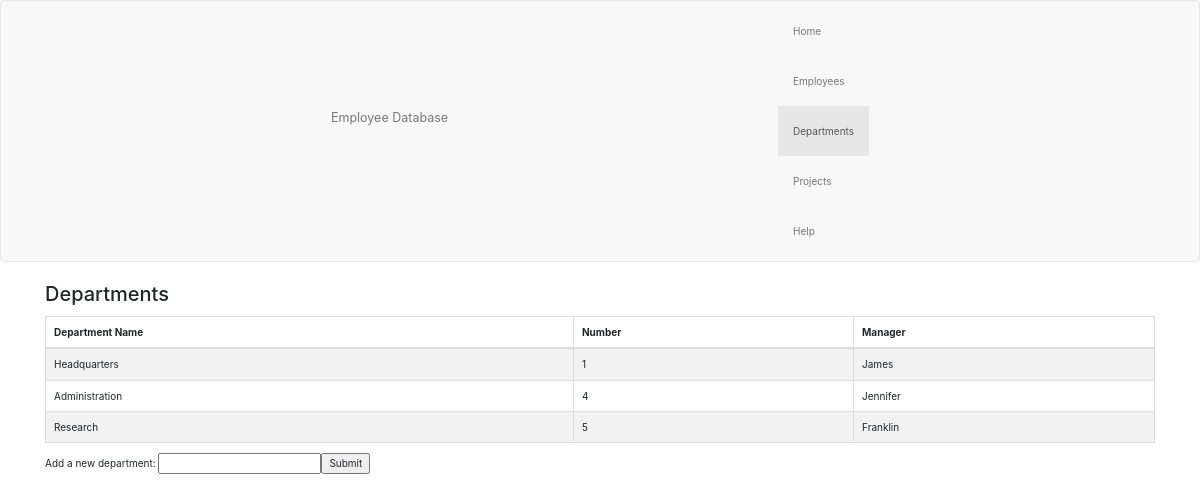
/departments_page.php, run on the app's committed database.
### tables this page shows
CREATE TABLE `department` (
  `dname` char(20) NOT NULL,
  `dnumber` decimal(1,0) NOT NULL,
  `mgrssn` decimal(9,0) NOT NULL,
  `mgrstartdate` date NOT NULL,
  PRIMARY KEY (`dnumber`),
  UNIQUE KEY `dname` (`dname`),
  KEY `depemp` (`mgrssn`),
  CONSTRAINT `depemp` FOREIGN KEY (`mgrssn`) REFERENCES `employee` (`ssn`)
);

CREATE TABLE `employee` (
  `fname` char(10) NOT NULL,
  `lname` char(20) NOT NULL,
  `ssn` decimal(9,0) NOT NULL,
  `bdate` date NOT NULL,
  `address` char(30) NOT NULL,
  `sex` char(1) NOT NULL,
  `salary` decimal(5,0) NOT NULL,
  `superssn` decimal(9,0) DEFAULT NULL,
  `dno` decimal(1,0) NOT NULL,
  PRIMARY KEY (`ssn`),
  KEY `dno` (`dno`),
  KEY `empemp` (`superssn`),
  CONSTRAINT `empemp` FOREIGN KEY (`superssn`) REFERENCES `employee` (`ssn`),
  CONSTRAINT `employee_ibfk_1` FOREIGN KEY (`dno`) REFERENCES `department` (`dnumber`)
);

### departments_page.php (the view, shortened to what this page needs)
<!DOCTYPE html>
<html lang="en">
<head>
  <link rel="stylesheet" href="https://maxcdn.bootstrapcdn.com/bootstrap/3.4.1/css/bootstrap.min.css">
<link href="https://maxcdn.bootstrapcdn.com/bootstrap/4.0.0-alpha.5/css/bootstrap.min.css" rel="stylesheet" />
<link href="https://cdnjs.cloudflare.com/ajax/libs/datatables/1.10.12/css/dataTables.bootstrap4.min.css" rel="stylesheet" />
</head>
<body>
<nav class="navbar navbar-default">
  <div class="container-fluid">
    <div class="navbar-header">
      <a class="navbar-brand" href="employee_table.php">Employee Database</a>
    </div>
    <ul class="nav navbar-nav">
      <li><a href="employee_table.php">Home</a></li>
      <li><a href="employee_table.php">Employees</a></li>
      <li class="active"><a href="departments_page.php">Departments</a></li>
	  <li><a href="projects.php">Projects</a></li>
      <li><a href="https://docs.google.com/document/d/14_-3tbSXYzc-S6COwxPcD4MRT6ZFI-VjgxliNc0HT8E/edit?usp=sharing">Help</a></li>
    </ul>
  </div>
</nav>
<div class="container">
  <h2>Departments</h2>
	<table id="example" class="table table-striped table-inverse table-bordered table-hover" cellspacing="0" width="100%">
    <thead>
	<th>Department Name</th>
	 <th>Number</th>
	 <th>Manager</th>
    </thead>
    <tbody>
	<?php
$servername = "localhost";
$username = "root";
$password = "db4168038";
$dbname = "borg";
$conn = new mysqli($servername, $username, $password, $dbname);
$sql = "SELECT * from department LEFT JOIN employee ON employee.ssn = department.mgrssn";
$result = $conn->query($sql);
if ($result->num_rows > 0) {
	while($row = $result->fetch_assoc()){
	 echo "<tr>";
	 echo "<td>".$row["dname"]."</td>";
	 echo "<td>".$row["dnumber"]."</td>";
	  echo "<td>".$row["fname"]."</td>";
	 echo "</tr>";
	}
} else {
	echo "0 results";
}
?>
    </tbody>
  </table>
<?php
if (isset($_POST['dept_name'])) {
  print("Department Added, ");
  $u = $_POST['dept_name'];
  print($u);
}
else {
  print("<form method=\"post\" action=\"$_SERVER[PHP_SELF]\">");
  print("Add a new department: <input type=\"text\" name=\"dept_name\" required>");
  print("<input type=\"submit\" value=\"Submit\">");
  print("</form>");
}
?>
</div>
</body>
<html>
</html>
</html>

### data on the page
department: dname "Headquarters", dnumber "1", employee.fname "James"
department: dname "Administration", dnumber "4", employee.fname "Jennifer"
department: dname "Research", dnumber "5", employee.fname "Franklin"
